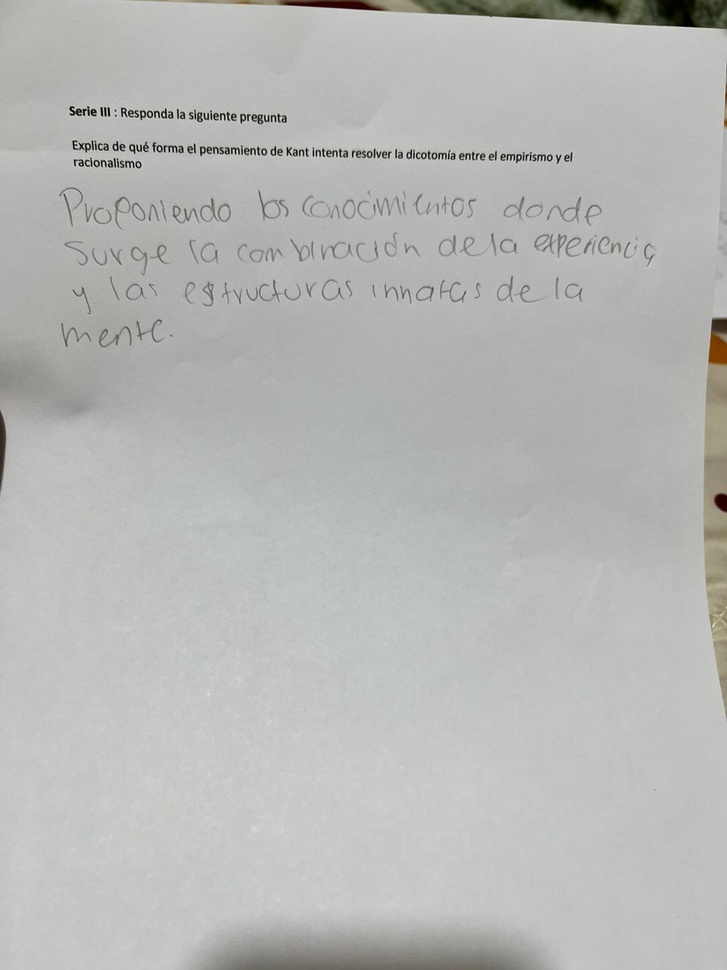
#> input picture data/2.jpg, 727 x 970 px, shrunk from 1200 x 1600 before the run
$ python -i image_preprocessor.py   (imports and definitions only)
#> lines starting #> are read from the running program, lines starting #| are printed output that depends on the picture; after the words box and inside, x2 and y2 are one past the last pixel; in counts of white or black regions, pixels touching at a corner belong together
def mejorar_contraste_para_ocr(ruta_imagen, mostrar=False):
#> called with ruta_imagen = '../data/2.jpg', mostrar = False
    import cv2
    import numpy as np

    imagen = cv2.imread(ruta_imagen)
#> imagen is the input picture: shape (970, 727, 3); mean B, G, R 180.9, 184.1, 182.8
    if imagen is None:
        raise FileNotFoundError(f"No se encontró la imagen en {ruta_imagen}")

    gris = cv2.cvtColor(imagen, cv2.COLOR_BGR2GRAY)

    # Suavizado más fuerte para eliminar ruido fino
    suavizado = cv2.medianBlur(gris, 5)

    # Umbral adaptativo pero SIN invertir el color
    binarizada = cv2.adaptiveThreshold(
        suavizado, 255,
        cv2.ADAPTIVE_THRESH_GAUSSIAN_C,
        cv2.THRESH_BINARY, 11, 2
    )
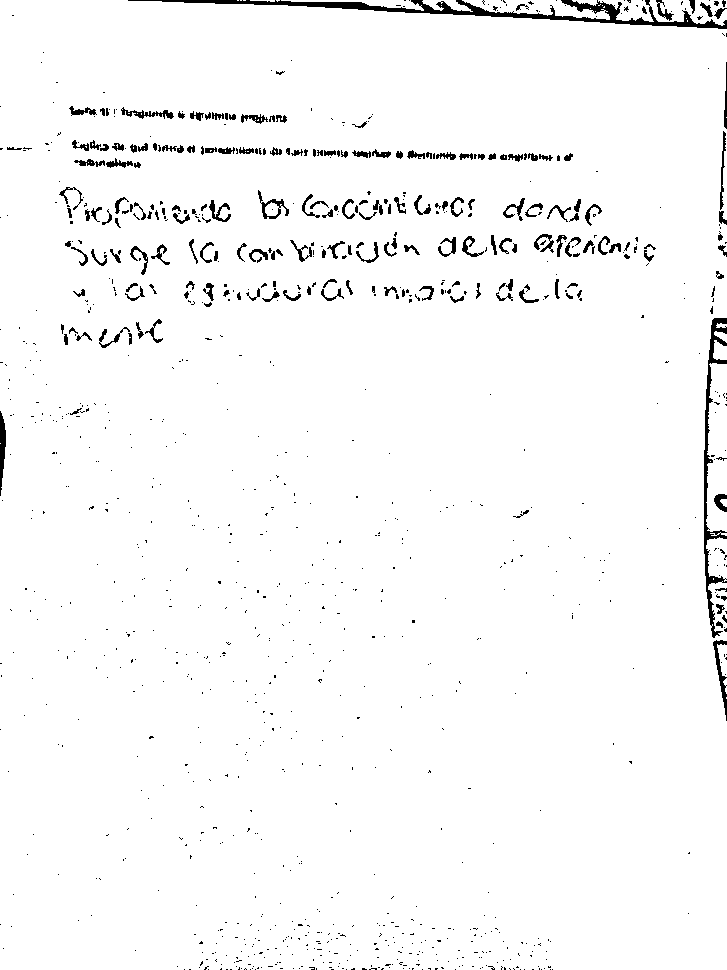
#> binarizada: shape (970, 727); 97.3% white; 1085 black regions (894 under 20 px), largest, box (x1, y1, x2, y2) and area: (128, 0, 727, 29) 3333, (704, 318, 727, 638) 1623, (713, 640, 727, 721) 327

    # Opcional: morfología para limpiar puntos pequeños
    kernel = np.ones((2, 2), np.uint8)
    limpia = cv2.morphologyEx(binarizada, cv2.MORPH_OPEN, kernel)
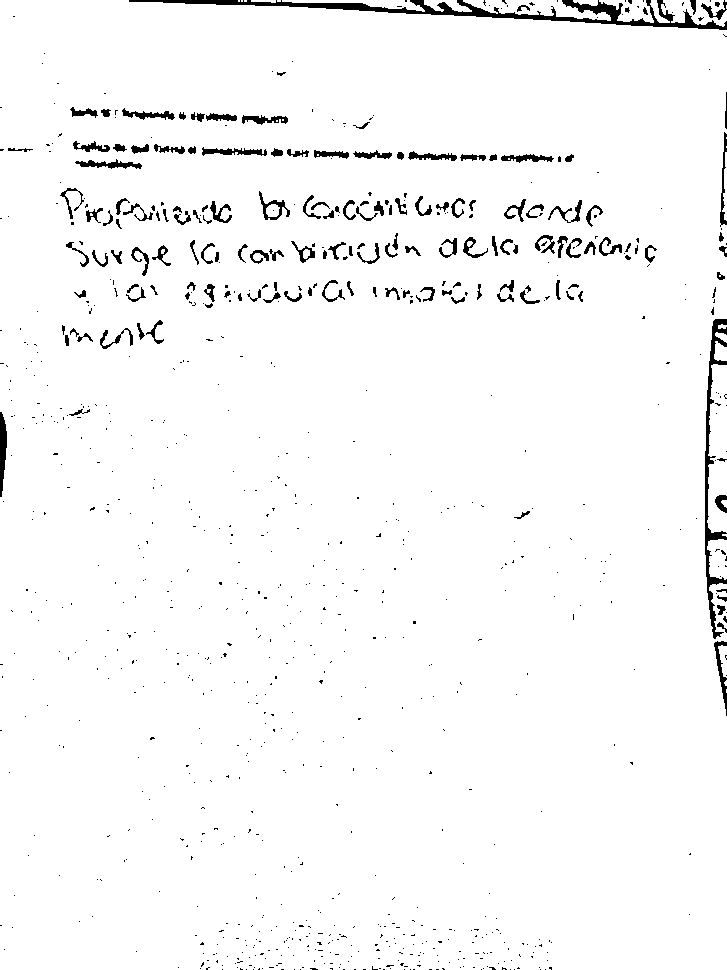
#> limpia: shape (970, 727); 97.1% white; 910 black regions (755 under 20 px), largest, box (x1, y1, x2, y2) and area: (129, 0, 727, 30) 3717, (705, 319, 727, 639) 1666, (0, 412, 7, 497) 412

    if mostrar:
        cv2.imshow("Preprocesada", limpia)
        cv2.waitKey(0)
        cv2.destroyAllWindows()

    return limpia

>>> result = mejorar_contraste_para_ocr('../data/2.jpg')
